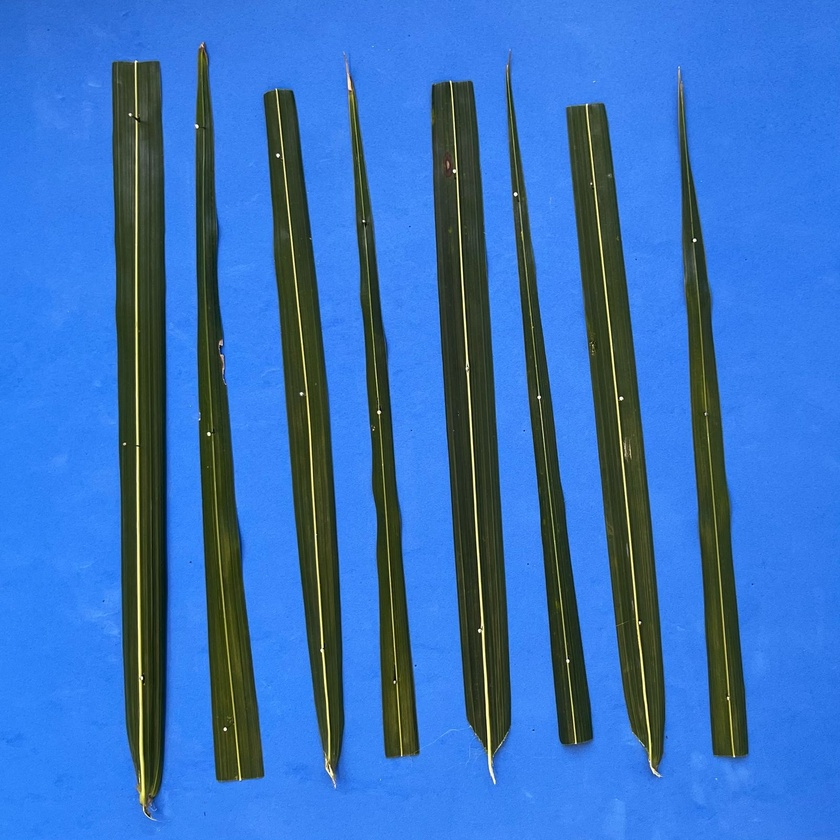
#> input picture img_test/img1.jpg, 840 x 840 px, shrunk from 1600 x 1600 before the run
$ python -i main.py   (imports and definitions only)
#> lines starting #> are read from the running program, lines starting #| are printed output that depends on the picture
#!/usr/bin/env python
import os
import argparse
from shlex import split as shsplit
from sys import argv
from PIL import Image, ImageShow
from colorsys import rgb_to_hls

# Returns a dictionary of the parsed arguments, pass None as an argument to
# default to sys.argv
# [38 lines left out: functions get_args, scan_recursive, not called in this run]

def scan(path):
#> called with path = 'img_test/img1.jpg'
    try:
        img = Image.open(path)
#> img is the input picture: PIL image 840x840 RGB; mean R, G, B 56.7, 113.1, 188.3
    except:
        return
    imgmap = Image.new(img.mode, img.size)
#> imgmap: PIL image 840x840 RGB; every value is 0

    # scans image ands fills the map of it
    stats = {'good':0, 'bad':0}
    for x in range(img.size[0]):
        for y in range(img.size[1]):
            pixel = img.getpixel((x, y)) # get's pixel's RGB values
            try:
                hsl_pixel = rgb_to_hls(pixel[0], pixel[1], pixel[2])
            except (ZeroDivisionError, ValueError):
                imgmap.putpixel((x,y), value=(0,0,255))
                continue
            if pixel[1] > pixel[0]-10 and pixel[1] > pixel[2]-10 and hsl_pixel[0] < 150:
                stats['good'] += 1
                imgmap.putpixel((x,y), value=(0,255,0))

            elif pixel[0] > pixel[1] and pixel[0] > pixel[2]:
                stats['bad'] += 1
                imgmap.putpixel((x,y), value=(255,0,0))
            else:
                imgmap.putpixel((x,y), value=(0,0,255))
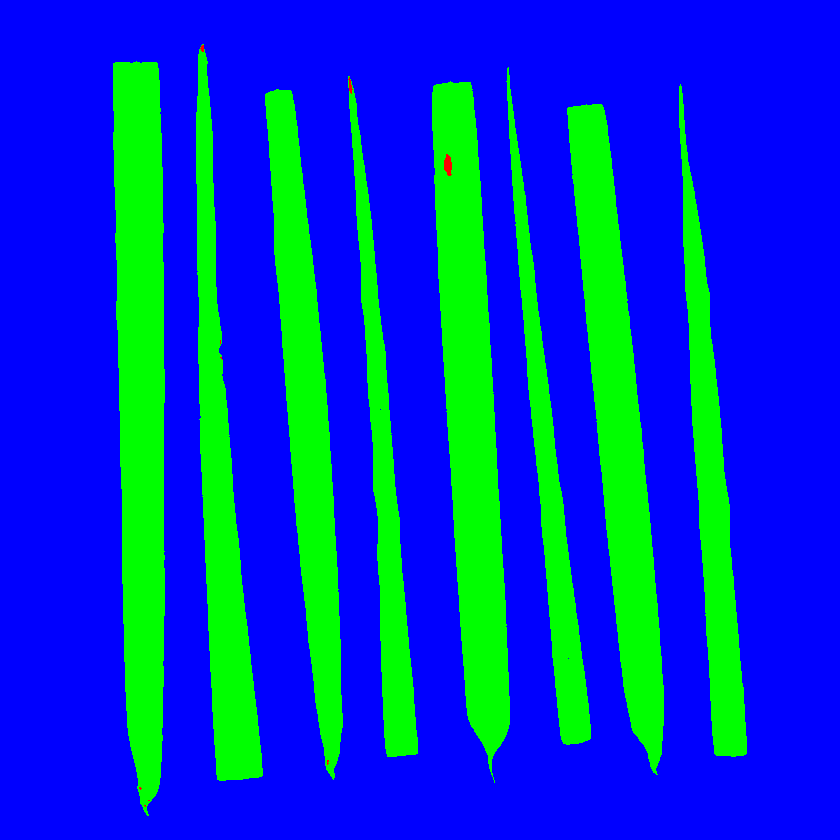
#> imgmap: PIL image 840x840 RGB; mean R, G, B 0.1, 63.3, 191.6
#> after the loop, stats = {'good': 175092, 'bad': 216}

    return {'good':stats['good'], 'bad':stats['bad'],
            'path':path, 'img':img, 'imgmap':imgmap}

# Displays
# [34 lines left out: functions display, run_interactive, not called in this run]

# [10 lines not run here, left out]

>>> result = scan('img_test/img1.jpg')
#> result = 5 items
